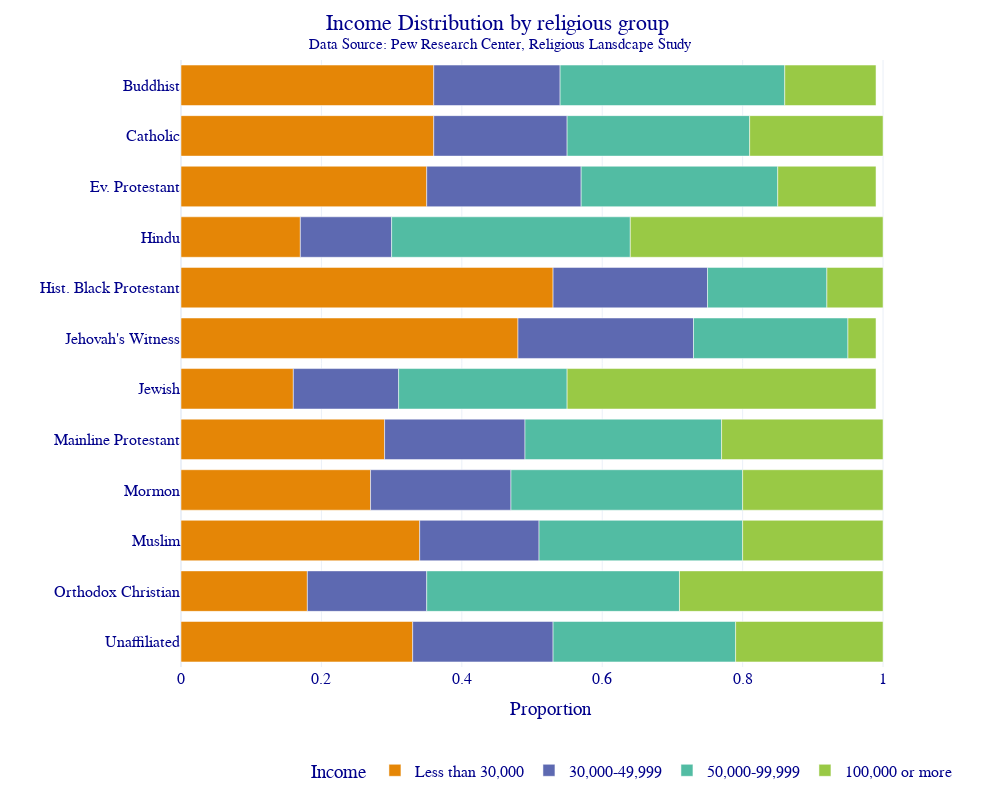

The notebook cell this image was saved under:
### Markdown cell above
## There are SO MANY CUSTOMIZATION OPTIONS!

You are not expected to have all of these options memorized. You should just know that these things are possible and then look up examples for how to do fancier things. I always start simple and then add on from there.

## Final Plot

### Code cell
fig = px.bar(DF_new,
             y = 'religion',
             x = 'proportion',
             color = 'income',
             color_discrete_sequence = px.colors.qualitative.Vivid,
             category_orders = {'income' : ['Less than 30,000', '30,000-49,999', '50,000-99,999', '100,000 or more']})

fig.update_layout(template = "plotly_white",
                  title = 'Income Distribution by religious group <br><sup>Data Source: Pew Research Center, Religious Lansdcape Study</sup>',
                  title_x = 0.5,
                  yaxis = {'categoryorder': 'category descending'},
                  xaxis_title = "Proportion",
                  yaxis_title = "",
                  legend_title = 'Income',
                  legend={'orientation':"h",'yanchor':"bottom",'y':-0.2, 'xanchor':"right",'x':1.05},
                  font={'family':"Courier New, monospace",'size':16,'color':"Darkblue"},
                  autosize=False,
                  width=1000,
                  height=800)

fig.show()

### Figure 1 — Plotly figure (JSON) as saved in the notebook; plotly's stock layout.template omitted (floating-point values rounded to 4 significant figures)
{"data": [{"alignmentgroup": "True", "hovertemplate": "income=Less than 30,000<br>proportion=%{x}<br>religion=%{y}<extra></extra>", "legendgroup": "Less than 30,000", "marker": {"color": "rgb(229, 134, 6)", "pattern": {"shape": ""}}, "name": "Less than 30,000", "offsetgroup": "Less than 30,000", "orientation": "h", "showlegend": true, "textposition": "auto", "type": "bar", "x": [0.36, 0.36, 0.35, 0.17, 0.53, 0.48, 0.16, 0.29, 0.27, 0.34, 0.18, 0.33], "xaxis": "x", "y": ["Buddhist", "Catholic", "Ev. Protestant", "Hindu", "Hist. Black Protestant", "Jehovah's Witness", "Jewish", "Mainline Protestant", "Mormon", "Muslim", "Orthodox Christian", "Unaffiliated"], "yaxis": "y"}, {"alignmentgroup": "True", "hovertemplate": "income=30,000-49,999<br>proportion=%{x}<br>religion=%{y}<extra></extra>", "legendgroup": "30,000-49,999", "marker": {"color": "rgb(93, 105, 177)", "pattern": {"shape": ""}}, "name": "30,000-49,999", "offsetgroup": "30,000-49,999", "orientation": "h", "showlegend": true, "textposition": "auto", "type": "bar", "x": [0.18, 0.19, 0.22, 0.13, 0.22, 0.25, 0.15, 0.2, 0.2, 0.17, 0.17, 0.2], "xaxis": "x", "y": ["Buddhist", "Catholic", "Ev. Protestant", "Hindu", "Hist. Black Protestant", "Jehovah's Witness", "Jewish", "Mainline Protestant", "Mormon", "Muslim", "Orthodox Christian", "Unaffiliated"], "yaxis": "y"}, {"alignmentgroup": "True", "hovertemplate": "income=50,000-99,999<br>proportion=%{x}<br>religion=%{y}<extra></extra>", "legendgroup": "50,000-99,999", "marker": {"color": "rgb(82, 188, 163)", "pattern": {"shape": ""}}, "name": "50,000-99,999", "offsetgroup": "50,000-99,999", "orientation": "h", "showlegend": true, "textposition": "auto", "type": "bar", "x": [0.32, 0.26, 0.28, 0.34, 0.17, 0.22, 0.24, 0.28, 0.33, 0.29, 0.36, 0.26], "xaxis": "x", "y": ["Buddhist", "Catholic", "Ev. Protestant", "Hindu", "Hist. Black Protestant", "Jehovah's Witness", "Jewish", "Mainline Protestant", "Mormon", "Muslim", "Orthodox Christian", "Unaffiliated"], "yaxis": "y"}, {"alignmentgroup": "True", "hovertemplate": "income=100,000 or more<br>proportion=%{x}<br>religion=%{y}<extra></extra>", "legendgroup": "100,000 or more", "marker": {"color": "rgb(153, 201, 69)", "pattern": {"shape": ""}}, "name": "100,000 or more", "offsetgroup": "100,000 or more", "orientation": "h", "showlegend": true, "textposition": "auto", "type": "bar", "x": [0.13, 0.19, 0.14, 0.36, 0.08, 0.04, 0.44, 0.23, 0.2, 0.2, 0.29, 0.21], "xaxis": "x", "y": ["Buddhist", "Catholic", "Ev. Protestant", "Hindu", "Hist. Black Protestant", "Jehovah's Witness", "Jewish", "Mainline Protestant", "Mormon", "Muslim", "Orthodox Christian", "Unaffiliated"], "yaxis": "y"}], "layout": {"autosize": false, "barmode": "relative", "font": {"color": "Darkblue", "family": "Courier New, monospace", "size": 16}, "height": 800, "legend": {"orientation": "h", "title": {"text": "Income"}, "tracegroupgap": 0, "x": 1.05, "xanchor": "right", "y": -0.2, "yanchor": "bottom"}, "margin": {"t": 60}, "title": {"text": "Income Distribution by religious group <br><sup>Data Source: Pew Research Center, Religious Lansdcape Study</sup>", "x": 0.5}, "width": 1000, "xaxis": {"anchor": "y", "autorange": true, "domain": [0, 1], "range": [0, 1.053], "title": {"text": "Proportion"}, "type": "linear"}, "yaxis": {"anchor": "x", "autorange": true, "categoryorder": "category descending", "domain": [0, 1], "range": [-0.5, 11.5], "title": {"text": ""}, "type": "category"}}}
